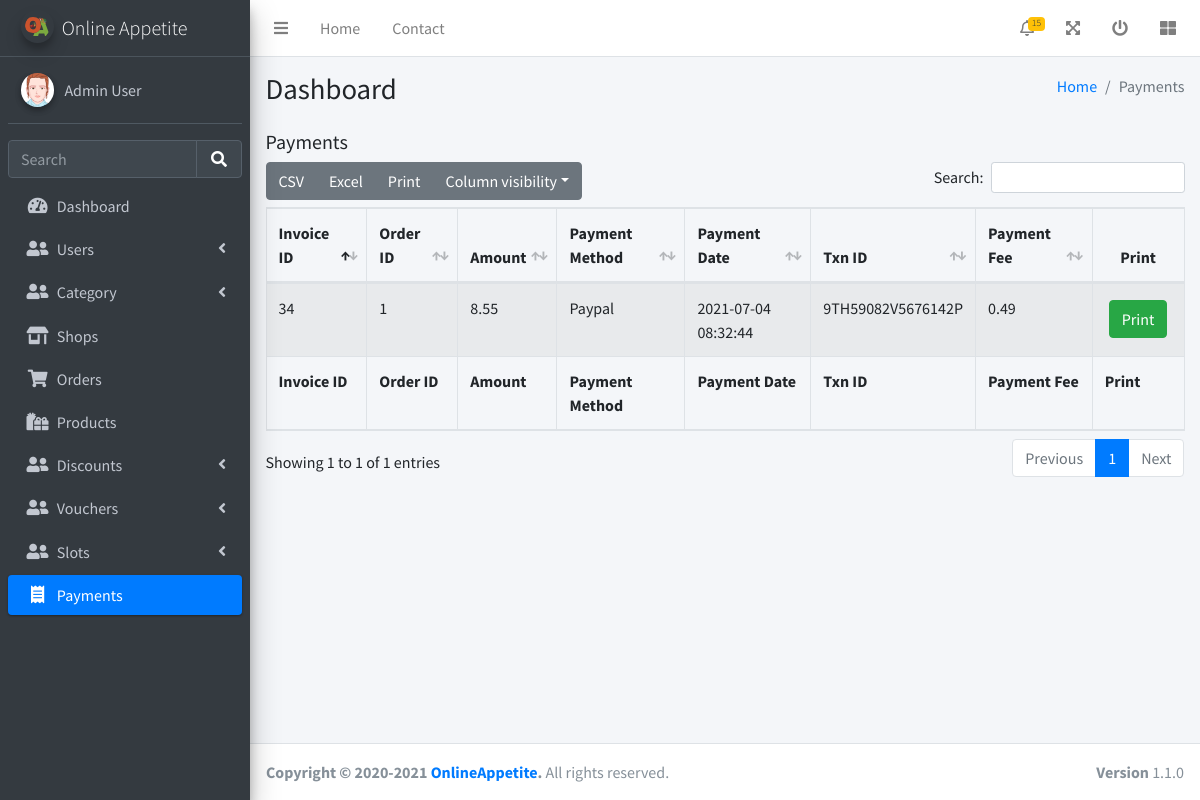
The app's page /admin/viewPayments.php (signed in) with its own data.
### tables this page shows
CREATE TABLE PAYMENTS (
	PAYMENT_ID INTEGER NOT NULL PRIMARY KEY AUTOINCREMENT,
	ORDER_ID INTEGER NOT NULL,
	AMOUNT FLOAT NOT NULL,
	PAYMENT_METHOD VARCHAR(15) NOT NULL,
	PAYMENT_DATE TIMESTAMP DEFAULT CURRENT_TIMESTAMP,
	TXN_ID VARCHAR(100) NULL,
	PAYMENT_FEE FLOAT NULL,
	FOREIGN KEY (ORDER_ID) REFERENCES ORDERS (ORDER_ID)
);

### utils/database.php (called while the page is built, shortened)
<?php
try {
    $conn = new PDO("sqlite:" . __DIR__ . "/../database.sqlite");
    $conn->setAttribute(PDO::ATTR_ERRMODE, PDO::ERRMODE_EXCEPTION);
} catch (PDOException $e) {
    die("Connection failed: " . $e->getMessage());
}
function fetch_all_row($sql)
{
    global $conn;
    $stmt = $conn->prepare($sql);
    $stmt->execute();
    $res = $stmt->fetchAll(PDO::FETCH_ASSOC);
    return $res;
}

### admin/viewPayments.php (the view, shortened to what this page needs)
<?php
require_once '../utils/database.php';
?>
<!DOCTYPE html>
<html lang="en">
<head>
  <link rel="stylesheet" href="/css/fontawesome-free/css/all.min.css">
  <link rel="stylesheet" href="/css/datatables-bs4/dataTables.bootstrap4.min.css">
  <link rel="stylesheet" href="/css/datatables-responsive/responsive.bootstrap4.min.css">
  <link rel="stylesheet" href="/css/datatables-buttons/buttons.bootstrap4.min.css">
  <link rel="stylesheet" href="https://code.ionicframework.com/ionicons/2.0.1/css/ionicons.min.css">
  <link rel="stylesheet" href="/css/adminlte/adminlte.min.css">
</head>
<body class="hold-transition sidebar-mini">
  <div class="wrapper">
    <?php
    include 'header.php';
    $payments = fetch_all_row('SELECT * FROM PAYMENTS');
    ?>
    <div class="content-wrapper">
      <section class="content-header">
        <div class="container-fluid">
          <div class="row mb-2">
            <div class="col-sm-6">
              <h1>Dashboard</h1>
            </div>
            <div class="col-sm-6">
              <ol class="breadcrumb float-sm-right">
                <li class="breadcrumb-item"><a href="#">Home</a></li>
                <li class="breadcrumb-item active">Payments</li>
              </ol>
            </div>
          </div>
        </div>
      </section>
      <section class="content">
        <div class="container-fluid">
          <h5 class="mb-2">Payments</h5>
          <table id="shopTable" class="table table-bordered table-striped">
            <thead>
              <tr>
                <th>Invoice ID</th>
                <th>Order ID</th>
                <th>Amount</th>
                <th>Payment Method</th>
                <th>Payment Date</th>
                <th>Txn ID</th>
                <th>Payment Fee</th>
                <th class="text-center no-sort no-searching">Print</th>
              </tr>
            </thead>
            <tbody>
              <?php foreach ($payments as $payment) { ?>
                <tr>
                  <td><?= $payment['PAYMENT_ID'] ?></td>
                  <td><?= $payment['ORDER_ID'] ?></td>
                  <td><?= number_format($payment['AMOUNT'] / 100, 2) ?></td>
                  <td><?= ucwords($payment['PAYMENT_METHOD']) ?></td>
                  <td><?= $payment['PAYMENT_DATE'] ?></td>
                  <td><?= $payment['TXN_ID'] ?? '-' ?></td>
                  <td><?= number_format($payment['PAYMENT_FEE'] / 100, 2) ?></td>
                  <td>
                    <div class="d-flex">
                      <form action="../payment/downloadInvoice.php" method="post">
                        <button class="btn btn-success m-1">Print</button>
                      </form>
                    </div>
                  </td>
                </tr>
              <?php } ?>
            </tbody>
            <tfoot>
              <tr>
                <th>Invoice ID</th>
                <th>Order ID</th>
                <th>Amount</th>
                <th>Payment Method</th>
                <th>Payment Date</th>
                <th>Txn ID</th>
                <th>Payment Fee</th>
                <th>Print</th>
              </tr>
            </tfoot>
          </table>
        </div>
      </section>
    </div>
    <?php include 'footer.php'; ?>
  </div>
</body>
</html>

### records on screen
payments: PAYMENT_ID "34", ORDER_ID "1", $payment['AMOUNT']/100 "8.55", PAYMENT_METHOD "Paypal", PAYMENT_DATE "2021-07-04 08:32:44", TXN_ID "9TH59082V5676142P", $payment['PAYMENT_FEE']/100 "0.49"

### other values on screen
$_SESSION['admin']['FULL_NAME'] "Admin User"
